Frame 1 (no input): blank canvas, image omitted
Frame 60 (no input): blank canvas, image omitted
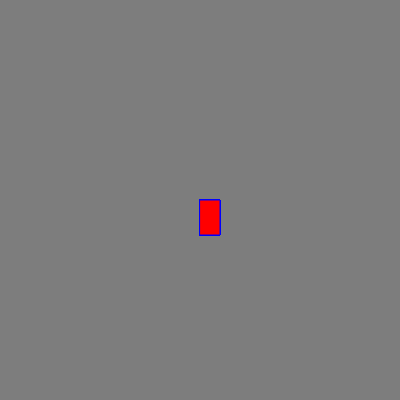
Frame 120 (the mouse pressed at the canvas centre since frame 60)

The p5.js sketch whose frames 1 and 60 were blank and that drew this single picture after the mouse press (run headless with seeded random() and noise() and a simulated clock; from frame 60 on, the mouse is pressed at the canvas centre):

// p5.js sketch
// ── sketch.js
function setup() {
    createCanvas(400, 400);
    background(125);
  }
  
  function draw() {
    
    stroke(" blue ");
    fill(" red ");
  
    //console.log(mouseIsPressed);
  
    if (mouseIsPressed) {
      rect(mouseX, mouseY, 20, 35);
    }             
  }
  
